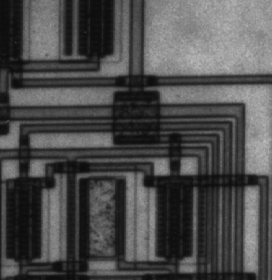
%> input picture Image-and-Video-Processing/week5/circuit.tif, 272 x 280 px
$ octave Hough.m   (GNU Octave 9; MATLAB toolbox functions it lacks are replaced by stand-ins)
%> lines starting %> are read from the running program, lines starting %| are printed output that depends on the picture
I = imread('circuit.tif');
%> I is the input picture: size 280x272 uint8; min 12, max 191, mean 76.3
rotI = imrotate(I, 33, 'crop');
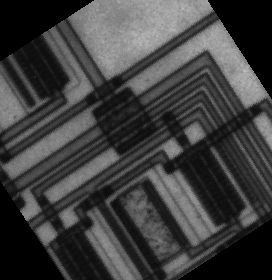
%> rotI: size 280x272 uint8; min 0, max 191, mean 62.8
BW = edge(rotI, 'canny');
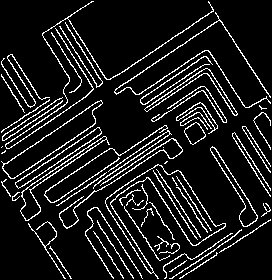
%> BW: size 280x272 logical; 10.8% white in thin lines or dots
[H,T,R] = hough(BW);
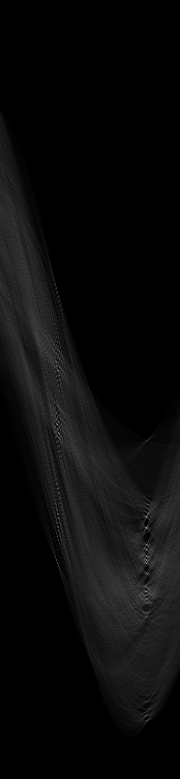
%> H: size 779x180 double; min 0, max 189, mean 10.6
%> T = 180 values from -90 to 89; R = 779 values from -389 to 389
imshow(H,[],'XData',T,'YData',R,'InitialMagnification','fit');
xlabel('\theta'), ylabel('\rho');
axis on, axis normal, hold on;
P = houghpeaks(H,5,'threshold',ceil(0.3*max(H(:))));
%> P = [528 147; 550 147; 564 147; 518 147; 422 59]
x = T(P(:,2));
%> x = [56 56 56 56 -32]
y = R(P(:,1));
%> y = [138 160 174 128 32]
plot(x,y,'s','color','white');
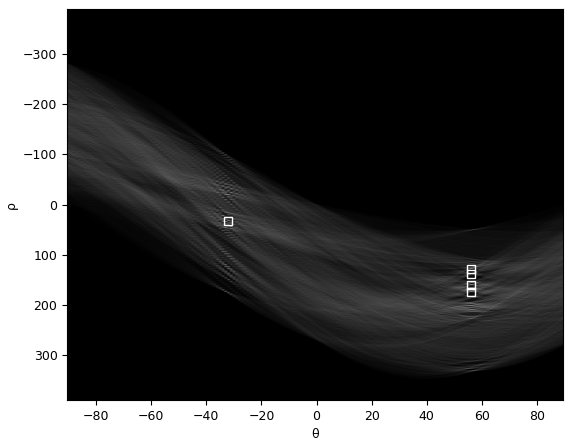
%> figure redrawn from the program's plot data

%Find lines and plot them
lines = houghlines(BW,T,R,P,'FillGap',5,'MinLength',7);
%> lines = 13 lines; longest, point1 to point2 (x, y): (220, 20) to (116, 90), (213, 12) to (118, 76), (98, 102) to (4, 166), (87, 97) to (3, 154), (98, 128) to (16, 184), (107, 139) to (31, 191)
figure, imshow(rotI), hold on
max_len = 0;
for k = 1:length(lines)
    xy = [lines(k).point1; lines(k).point2];
    plot(xy(:,1),xy(:,2),'LineWidth',2,'Color','green');
    %plot beginnings and ends of lines
    plot(xy(1,1),xy(1,2),'x','LineWidth',2,'Color','yellow');
    plot(xy(2,1),xy(2,2),'x','LineWidth',2,'Color','red');
    % determine the endpoints of the longest
    len = norm(lines(k).point1 - lines(k).point2);
        if(len>max_len)
            max_len = len;
            xy_long = xy;
        end
end
%> this loop made 13 passes
%> (len, max_len, xy_long) on pass 1: (125.4, 125.4, [220 20; 116 90])
%> (xy, len) on passes 2 to 7: ([98 102; 4 166], 113.7), ([204 57; 141 100], 76.28), ([98 128; 16 184], 99.3), ([204 74; 148 112], 67.68), ([107 139; 31 191], 92.09), ([23 196; 16 201], 8.6)
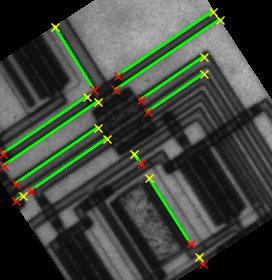
%> figure redrawn from the program's plot data
